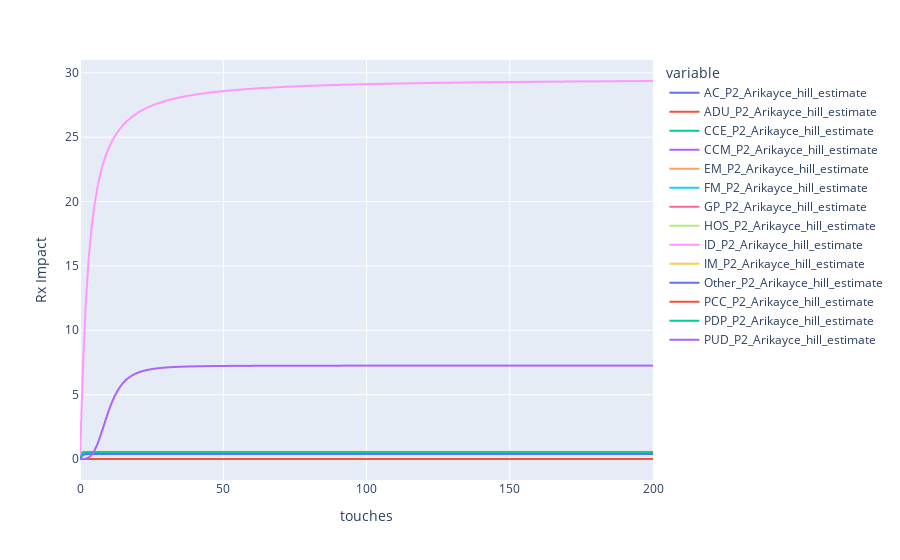

The cell this chart's notebook holds for it:
### Code cell
channel2_segment['fig_hill']

### Figure 1 — Plotly figure (JSON) as saved in the notebook; plotly's stock layout.template omitted (floating-point values rounded to 4 significant figures; data arrays with more than 128 entries replaced by an {"elided": "..."} marker saying what was removed)
{"data": [{"hovertemplate": "variable=AC_P2_Arikayce_hill_estimate<br>touches=%{x}<br>value=%{y}<extra></extra>", "legendgroup": "AC_P2_Arikayce_hill_estimate", "line": {"color": "#636efa", "dash": "solid"}, "marker": {"symbol": "circle"}, "mode": "lines", "name": "AC_P2_Arikayce_hill_estimate", "showlegend": true, "type": "scattergl", "x": {"elided": "201 int values"}, "xaxis": "x", "y": {"elided": "201 float values"}, "yaxis": "y"}, {"hovertemplate": "variable=ADU_P2_Arikayce_hill_estimate<br>touches=%{x}<br>value=%{y}<extra></extra>", "legendgroup": "ADU_P2_Arikayce_hill_estimate", "line": {"color": "#EF553B", "dash": "solid"}, "marker": {"symbol": "circle"}, "mode": "lines", "name": "ADU_P2_Arikayce_hill_estimate", "showlegend": true, "type": "scattergl", "x": {"elided": "201 int values"}, "xaxis": "x", "y": {"elided": "201 float values"}, "yaxis": "y"}, {"hovertemplate": "variable=CCE_P2_Arikayce_hill_estimate<br>touches=%{x}<br>value=%{y}<extra></extra>", "legendgroup": "CCE_P2_Arikayce_hill_estimate", "line": {"color": "#00cc96", "dash": "solid"}, "marker": {"symbol": "circle"}, "mode": "lines", "name": "CCE_P2_Arikayce_hill_estimate", "showlegend": true, "type": "scattergl", "x": {"elided": "201 int values"}, "xaxis": "x", "y": {"elided": "201 int values"}, "yaxis": "y"}, {"hovertemplate": "variable=CCM_P2_Arikayce_hill_estimate<br>touches=%{x}<br>value=%{y}<extra></extra>", "legendgroup": "CCM_P2_Arikayce_hill_estimate", "line": {"color": "#ab63fa", "dash": "solid"}, "marker": {"symbol": "circle"}, "mode": "lines", "name": "CCM_P2_Arikayce_hill_estimate", "showlegend": true, "type": "scattergl", "x": {"elided": "201 int values"}, "xaxis": "x", "y": {"elided": "201 float values"}, "yaxis": "y"}, {"hovertemplate": "variable=EM_P2_Arikayce_hill_estimate<br>touches=%{x}<br>value=%{y}<extra></extra>", "legendgroup": "EM_P2_Arikayce_hill_estimate", "line": {"color": "#FFA15A", "dash": "solid"}, "marker": {"symbol": "circle"}, "mode": "lines", "name": "EM_P2_Arikayce_hill_estimate", "showlegend": true, "type": "scattergl", "x": {"elided": "201 int values"}, "xaxis": "x", "y": {"elided": "201 float values"}, "yaxis": "y"}, {"hovertemplate": "variable=FM_P2_Arikayce_hill_estimate<br>touches=%{x}<br>value=%{y}<extra></extra>", "legendgroup": "FM_P2_Arikayce_hill_estimate", "line": {"color": "#19d3f3", "dash": "solid"}, "marker": {"symbol": "circle"}, "mode": "lines", "name": "FM_P2_Arikayce_hill_estimate", "showlegend": true, "type": "scattergl", "x": {"elided": "201 int values"}, "xaxis": "x", "y": {"elided": "201 float values"}, "yaxis": "y"}, {"hovertemplate": "variable=GP_P2_Arikayce_hill_estimate<br>touches=%{x}<br>value=%{y}<extra></extra>", "legendgroup": "GP_P2_Arikayce_hill_estimate", "line": {"color": "#FF6692", "dash": "solid"}, "marker": {"symbol": "circle"}, "mode": "lines", "name": "GP_P2_Arikayce_hill_estimate", "showlegend": true, "type": "scattergl", "x": {"elided": "201 int values"}, "xaxis": "x", "y": {"elided": "201 int values"}, "yaxis": "y"}, {"hovertemplate": "variable=HOS_P2_Arikayce_hill_estimate<br>touches=%{x}<br>value=%{y}<extra></extra>", "legendgroup": "HOS_P2_Arikayce_hill_estimate", "line": {"color": "#B6E880", "dash": "solid"}, "marker": {"symbol": "circle"}, "mode": "lines", "name": "HOS_P2_Arikayce_hill_estimate", "showlegend": true, "type": "scattergl", "x": {"elided": "201 int values"}, "xaxis": "x", "y": {"elided": "201 float values"}, "yaxis": "y"}, {"hovertemplate": "variable=ID_P2_Arikayce_hill_estimate<br>touches=%{x}<br>value=%{y}<extra></extra>", "legendgroup": "ID_P2_Arikayce_hill_estimate", "line": {"color": "#FF97FF", "dash": "solid"}, "marker": {"symbol": "circle"}, "mode": "lines", "name": "ID_P2_Arikayce_hill_estimate", "showlegend": true, "type": "scattergl", "x": {"elided": "201 int values"}, "xaxis": "x", "y": {"elided": "201 float values"}, "yaxis": "y"}, {"hovertemplate": "variable=IM_P2_Arikayce_hill_estimate<br>touches=%{x}<br>value=%{y}<extra></extra>", "legendgroup": "IM_P2_Arikayce_hill_estimate", "line": {"color": "#FECB52", "dash": "solid"}, "marker": {"symbol": "circle"}, "mode": "lines", "name": "IM_P2_Arikayce_hill_estimate", "showlegend": true, "type": "scattergl", "x": {"elided": "201 int values"}, "xaxis": "x", "y": {"elided": "201 float values"}, "yaxis": "y"}, {"hovertemplate": "variable=Other_P2_Arikayce_hill_estimate<br>touches=%{x}<br>value=%{y}<extra></extra>", "legendgroup": "Other_P2_Arikayce_hill_estimate", "line": {"color": "#636efa", "dash": "solid"}, "marker": {"symbol": "circle"}, "mode": "lines", "name": "Other_P2_Arikayce_hill_estimate", "showlegend": true, "type": "scattergl", "x": {"elided": "201 int values"}, "xaxis": "x", "y": {"elided": "201 float values"}, "yaxis": "y"}, {"hovertemplate": "variable=PCC_P2_Arikayce_hill_estimate<br>touches=%{x}<br>value=%{y}<extra></extra>", "legendgroup": "PCC_P2_Arikayce_hill_estimate", "line": {"color": "#EF553B", "dash": "solid"}, "marker": {"symbol": "circle"}, "mode": "lines", "name": "PCC_P2_Arikayce_hill_estimate", "showlegend": true, "type": "scattergl", "x": {"elided": "201 int values"}, "xaxis": "x", "y": {"elided": "201 int values"}, "yaxis": "y"}, {"hovertemplate": "variable=PDP_P2_Arikayce_hill_estimate<br>touches=%{x}<br>value=%{y}<extra></extra>", "legendgroup": "PDP_P2_Arikayce_hill_estimate", "line": {"color": "#00cc96", "dash": "solid"}, "marker": {"symbol": "circle"}, "mode": "lines", "name": "PDP_P2_Arikayce_hill_estimate", "showlegend": true, "type": "scattergl", "x": {"elided": "201 int values"}, "xaxis": "x", "y": {"elided": "201 float values"}, "yaxis": "y"}, {"hovertemplate": "variable=PUD_P2_Arikayce_hill_estimate<br>touches=%{x}<br>value=%{y}<extra></extra>", "legendgroup": "PUD_P2_Arikayce_hill_estimate", "line": {"color": "#ab63fa", "dash": "solid"}, "marker": {"symbol": "circle"}, "mode": "lines", "name": "PUD_P2_Arikayce_hill_estimate", "showlegend": true, "type": "scattergl", "x": {"elided": "201 int values"}, "xaxis": "x", "y": {"elided": "201 float values"}, "yaxis": "y"}], "layout": {"legend": {"title": {"text": "variable"}, "tracegroupgap": 0}, "margin": {"t": 60}, "xaxis": {"anchor": "y", "domain": [0, 1], "title": {"text": "touches"}}, "yaxis": {"anchor": "x", "domain": [0, 1], "title": {"text": "Rx Impact"}}}}
